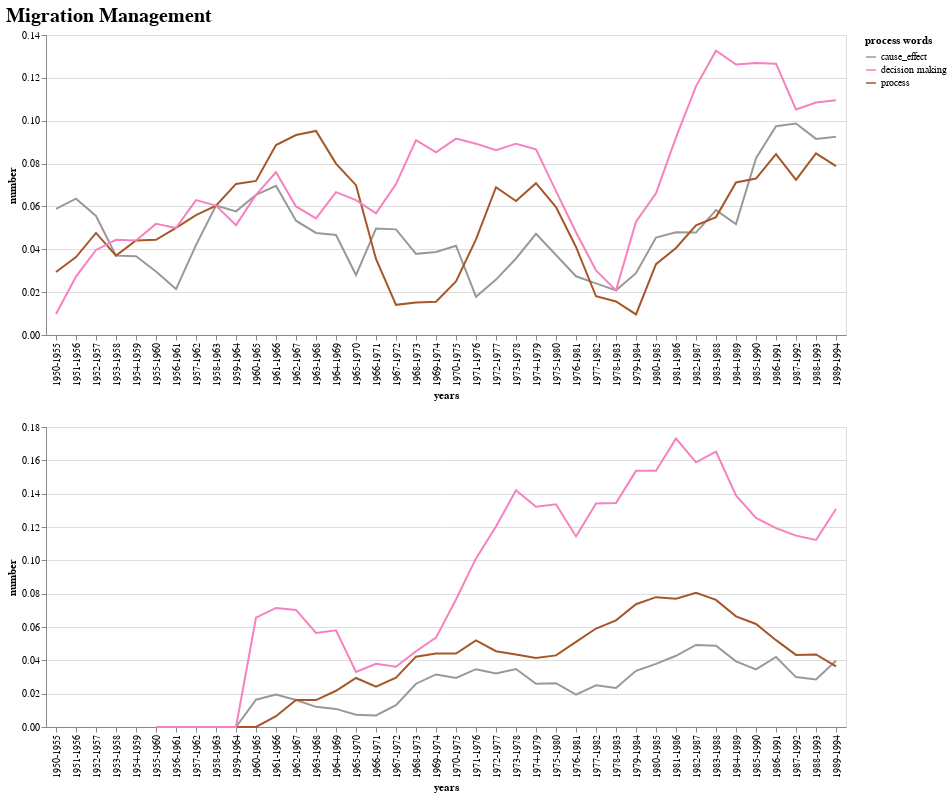

The code cell stored with this chart in its notebook:
### Markdown cell above
When we look at the (relative) frequency with which continents are mentioned in the article titles, this confirmes the general trend. In the 1950s the emphasis is mainly on Europe, from where most emigration took place, in the 1960s there was a relative emphasis on Oceania (mainly Australia). In the decades after that, it was mostly on other continents, even if Europe remained important. South America and Africa rarely were the focus in migration discussions.

### Code cell
c3 = ja.alt_topic_chart(topicwords=['cause_effect', 'process', 'decision making'],
                   topicdf=ja.df_remp_im, 
                   var_name='migration_type', value_name='number', id_vars='index', title='process words'
)

c4 = ja.alt_topic_chart(topicwords=['cause_effect', 'process', 'decision making'],
                   topicdf=ja.df_imr_research, 
                   var_name='migration_type', value_name='number', id_vars='index', title='process words')

alt.vconcat(c3, c4).properties(
    title='Migration Management'
).configure_title(
    fontSize=20,
    font='Verdana',
    align='center',
    color='black',
)

### Figure 1 — Vega-Lite specification as saved in the notebook (floating-point values rounded to 4 significant figures)
{"config": {"view": {"continuousWidth": 400, "continuousHeight": 300}, "title": {"align": "center", "color": "black", "font": "Verdana", "fontSize": 20}}, "vconcat": [{"data": {"name": "data-8652e8e9ca7977253a14ca2aedde067c"}, "mark": "line", "encoding": {"color": {"type": "ordinal", "field": "migration_type", "scale": {"reverse": true, "scheme": "set1"}, "title": "process words"}, "x": {"type": "nominal", "axis": {"tickCount": 10}, "field": "years"}, "y": {"type": "quantitative", "field": "number"}}}, {"data": {"name": "data-78c5dd4c60ab511fbbe4c27a842b68e2"}, "mark": "line", "encoding": {"color": {"type": "ordinal", "field": "migration_type", "scale": {"reverse": true, "scheme": "set1"}, "title": "process words"}, "x": {"type": "nominal", "axis": {"tickCount": 10}, "field": "years"}, "y": {"type": "quantitative", "field": "number"}}}], "title": "Migration Management", "$schema": "https://vega.github.io/schema/vega-lite/v4.8.1.json", "datasets": {"data-8652e8e9ca7977253a14ca2aedde067c": [{"years": "1950-1955", "migration_type": "cause_effect", "number": 0.05882}, {"years": "1951-1956", "migration_type": "cause_effect", "number": 0.06364}, {"years": "1952-1957", "migration_type": "cause_effect", "number": 0.05556}, {"years": "1953-1958", "migration_type": "cause_effect", "number": 0.03704}, {"years": "1954-1959", "migration_type": "cause_effect", "number": 0.03676}, {"years": "1955-1960", "migration_type": "cause_effect", "number": 0.02963}, {"years": "1956-1961", "migration_type": "cause_effect", "number": 0.02143}, {"years": "1957-1962", "migration_type": "cause_effect", "number": 0.04196}, {"years": "1958-1963", "migration_type": "cause_effect", "number": 0.0604}, {"years": "1959-1964", "migration_type": "cause_effect", "number": 0.05769}, {"years": "1960-1965", "migration_type": "cause_effect", "number": 0.06536}, {"years": "1961-1966", "migration_type": "cause_effect", "number": 0.06962}, {"years": "1962-1967", "migration_type": "cause_effect", "number": 0.05333}, {"years": "1963-1968", "migration_type": "cause_effect", "number": 0.04762}, {"years": "1964-1969", "migration_type": "cause_effect", "number": 0.04667}, {"years": "1965-1970", "migration_type": "cause_effect", "number": 0.02797}, {"years": "1966-1971", "migration_type": "cause_effect", "number": 0.04965}, {"years": "1967-1972", "migration_type": "cause_effect", "number": 0.0493}, {"years": "1968-1973", "migration_type": "cause_effect", "number": 0.03788}, {"years": "1969-1974", "migration_type": "cause_effect", "number": 0.03876}, {"years": "1970-1975", "migration_type": "cause_effect", "number": 0.04167}, {"years": "1971-1976", "migration_type": "cause_effect", "number": 0.01786}, {"years": "1972-1977", "migration_type": "cause_effect", "number": 0.02586}, {"years": "1973-1978", "migration_type": "cause_effect", "number": 0.03571}, {"years": "1974-1979", "migration_type": "cause_effect", "number": 0.04724}, {"years": "1975-1980", "migration_type": "cause_effect", "number": 0.03731}, {"years": "1976-1981", "migration_type": "cause_effect", "number": 0.0274}, {"years": "1977-1982", "migration_type": "cause_effect", "number": 0.0241}, {"years": "1978-1983", "migration_type": "cause_effect", "number": 0.02083}, {"years": "1979-1984", "migration_type": "cause_effect", "number": 0.02885}, {"years": "1980-1985", "migration_type": "cause_effect", "number": 0.04545}, {"years": "1981-1986", "migration_type": "cause_effect", "number": 0.04797}, {"years": "1982-1987", "migration_type": "cause_effect", "number": 0.04778}, {"years": "1983-1988", "migration_type": "cause_effect", "number": 0.05825}, {"years": "1984-1989", "migration_type": "cause_effect", "number": 0.05178}, {"years": "1985-1990", "migration_type": "cause_effect", "number": 0.08254}, {"years": "1986-1991", "migration_type": "cause_effect", "number": 0.0974}, {"years": "1987-1992", "migration_type": "cause_effect", "number": 0.09868}, {"years": "1988-1993", "migration_type": "cause_effect", "number": 0.09153}, {"years": "1989-1994", "migration_type": "cause_effect", "number": 0.09247}, {"years": "1950-1955", "migration_type": "process", "number": 0.02941}, {"years": "1951-1956", "migration_type": "process", "number": 0.03636}, {"years": "1952-1957", "migration_type": "process", "number": 0.04762}, {"years": "1953-1958", "migration_type": "process", "number": 0.03704}, {"years": "1954-1959", "migration_type": "process", "number": 0.04412}, {"years": "1955-1960", "migration_type": "process", "number": 0.04444}, {"years": "1956-1961", "migration_type": "process", "number": 0.05}, {"years": "1957-1962", "migration_type": "process", "number": 0.05594}, {"years": "1958-1963", "migration_type": "process", "number": 0.0604}, {"years": "1959-1964", "migration_type": "process", "number": 0.07051}, {"years": "1960-1965", "migration_type": "process", "number": 0.0719}, {"years": "1961-1966", "migration_type": "process", "number": 0.08861}, {"years": "1962-1967", "migration_type": "process", "number": 0.09333}, {"years": "1963-1968", "migration_type": "process", "number": 0.09524}, {"years": "1964-1969", "migration_type": "process", "number": 0.08}, {"years": "1965-1970", "migration_type": "process", "number": 0.06993}, {"years": "1966-1971", "migration_type": "process", "number": 0.03546}, {"years": "1967-1972", "migration_type": "process", "number": 0.01408}, {"years": "1968-1973", "migration_type": "process", "number": 0.01515}, {"years": "1969-1974", "migration_type": "process", "number": 0.0155}, {"years": "1970-1975", "migration_type": "process", "number": 0.025}, {"years": "1971-1976", "migration_type": "process", "number": 0.04464}, {"years": "1972-1977", "migration_type": "process", "number": 0.06897}, {"years": "1973-1978", "migration_type": "process", "number": 0.0625}, {"years": "1974-1979", "migration_type": "process", "number": 0.07087}, {"years": "1975-1980", "migration_type": "process", "number": 0.0597}, {"years": "1976-1981", "migration_type": "process", "number": 0.0411}, {"years": "1977-1982", "migration_type": "process", "number": 0.01807}, {"years": "1978-1983", "migration_type": "process", "number": 0.01562}, {"years": "1979-1984", "migration_type": "process", "number": 0.009615}, {"years": "1980-1985", "migration_type": "process", "number": 0.03306}, {"years": "1981-1986", "migration_type": "process", "number": 0.04059}, {"years": "1982-1987", "migration_type": "process", "number": 0.05119}, {"years": "1983-1988", "migration_type": "process", "number": 0.05502}, {"years": "1984-1989", "migration_type": "process", "number": 0.0712}, {"years": "1985-1990", "migration_type": "process", "number": 0.07302}, {"years": "1986-1991", "migration_type": "process", "number": 0.08442}, {"years": "1987-1992", "migration_type": "process", "number": 0.07237}, {"years": "1988-1993", "migration_type": "process", "number": 0.08475}, {"years": "1989-1994", "migration_type": "process", "number": 0.07877}, {"years": "1950-1955", "migration_type": "decision making", "number": 0.009804}, {"years": "1951-1956", "migration_type": "decision making", "number": 0.02727}, {"years": "1952-1957", "migration_type": "decision making", "number": 0.03968}, {"years": "1953-1958", "migration_type": "decision making", "number": 0.04444}, {"years": "1954-1959", "migration_type": "decision making", "number": 0.04412}, {"years": "1955-1960", "migration_type": "decision making", "number": 0.05185}, {"years": "1956-1961", "migration_type": "decision making", "number": 0.05}, {"years": "1957-1962", "migration_type": "decision making", "number": 0.06294}, {"years": "1958-1963", "migration_type": "decision making", "number": 0.0604}, {"years": "1959-1964", "migration_type": "decision making", "number": 0.05128}, {"years": "1960-1965", "migration_type": "decision making", "number": 0.06536}, {"years": "1961-1966", "migration_type": "decision making", "number": 0.07595}, {"years": "1962-1967", "migration_type": "decision making", "number": 0.06}, {"years": "1963-1968", "migration_type": "decision making", "number": 0.05442}, {"years": "1964-1969", "migration_type": "decision making", "number": 0.06667}, {"years": "1965-1970", "migration_type": "decision making", "number": 0.06294}, {"years": "1966-1971", "migration_type": "decision making", "number": 0.05674}, {"years": "1967-1972", "migration_type": "decision making", "number": 0.07042}, {"years": "1968-1973", "migration_type": "decision making", "number": 0.09091}, {"years": "1969-1974", "migration_type": "decision making", "number": 0.08527}, {"years": "1970-1975", "migration_type": "decision making", "number": 0.09167}, {"years": "1971-1976", "migration_type": "decision making", "number": 0.08929}, {"years": "1972-1977", "migration_type": "decision making", "number": 0.08621}, {"years": "1973-1978", "migration_type": "decision making", "number": 0.08929}, {"years": "1974-1979", "migration_type": "decision making", "number": 0.08661}, {"years": "1975-1980", "migration_type": "decision making", "number": 0.06716}, {"years": "1976-1981", "migration_type": "decision making", "number": 0.04795}, {"years": "1977-1982", "migration_type": "decision making", "number": 0.03012}, {"years": "1978-1983", "migration_type": "decision making", "number": 0.02083}, {"years": "1979-1984", "migration_type": "decision making", "number": 0.05288}, {"years": "1980-1985", "migration_type": "decision making", "number": 0.06612}, {"years": "1981-1986", "migration_type": "decision making", "number": 0.09225}, {"years": "1982-1987", "migration_type": "decision making", "number": 0.116}, {"years": "1983-1988", "migration_type": "decision making", "number": 0.1327}, {"years": "1984-1989", "migration_type": "decision making", "number": 0.1262}, {"years": "1985-1990", "migration_type": "decision making", "number": 0.127}, {"years": "1986-1991", "migration_type": "decision making", "number": 0.1266}, {"years": "1987-1992", "migration_type": "decision making", "number": 0.1053}, {"years": "1988-1993", "migration_type": "decision making", "number": 0.1085}, {"years": "1989-1994", "migration_type": "decision making", "number": 0.1096}], "data-78c5dd4c60ab511fbbe4c27a842b68e2": [{"years": "1950-1955", "migration_type": "cause_effect", "number": null}, {"years": "1951-1956", "migration_type": "cause_effect", "number": null}, {"years": "1952-1957", "migration_type": "cause_effect", "number": null}, {"years": "1953-1958", "migration_type": "cause_effect", "number": null}, {"years": "1954-1959", "migration_type": "cause_effect", "number": null}, {"years": "1955-1960", "migration_type": "cause_effect", "number": 0.0}, {"years": "1956-1961", "migration_type": "cause_effect", "number": 0.0}, {"years": "1957-1962", "migration_type": "cause_effect", "number": 0.0}, {"years": "1958-1963", "migration_type": "cause_effect", "number": 0.0}, {"years": "1959-1964", "migration_type": "cause_effect", "number": 0.0}, {"years": "1960-1965", "migration_type": "cause_effect", "number": 0.01639}, {"years": "1961-1966", "migration_type": "cause_effect", "number": 0.01948}, {"years": "1962-1967", "migration_type": "cause_effect", "number": 0.01622}, {"years": "1963-1968", "migration_type": "cause_effect", "number": 0.0121}, {"years": "1964-1969", "migration_type": "cause_effect", "number": 0.01087}, {"years": "1965-1970", "migration_type": "cause_effect", "number": 0.007353}, {"years": "1966-1971", "migration_type": "cause_effect", "number": 0.006897}, {"years": "1967-1972", "migration_type": "cause_effect", "number": 0.01316}, {"years": "1968-1973", "migration_type": "cause_effect", "number": 0.02597}, {"years": "1969-1974", "migration_type": "cause_effect", "number": 0.03155}, {"years": "1970-1975", "migration_type": "cause_effect", "number": 0.02941}, {"years": "1971-1976", "migration_type": "cause_effect", "number": 0.03468}, {"years": "1972-1977", "migration_type": "cause_effect", "number": 0.03209}, {"years": "1973-1978", "migration_type": "cause_effect", "number": 0.03478}, {"years": "1974-1979", "migration_type": "cause_effect", "number": 0.02591}, {"years": "1975-1980", "migration_type": "cause_effect", "number": 0.02625}, {"years": "1976-1981", "migration_type": "cause_effect", "number": 0.01946}, {"years": "1977-1982", "migration_type": "cause_effect", "number": 0.025}, {"years": "1978-1983", "migration_type": "cause_effect", "number": 0.02345}, {"years": "1979-1984", "migration_type": "cause_effect", "number": 0.03368}, {"years": "1980-1985", "migration_type": "cause_effect", "number": 0.03789}, {"years": "1981-1986", "migration_type": "cause_effect", "number": 0.04274}, {"years": "1982-1987", "migration_type": "cause_effect", "number": 0.04922}, {"years": "1983-1988", "migration_type": "cause_effect", "number": 0.04873}, {"years": "1984-1989", "migration_type": "cause_effect", "number": 0.03942}, {"years": "1985-1990", "migration_type": "cause_effect", "number": 0.03455}, {"years": "1986-1991", "migration_type": "cause_effect", "number": 0.04202}, {"years": "1987-1992", "migration_type": "cause_effect", "number": 0.02995}, {"years": "1988-1993", "migration_type": "cause_effect", "number": 0.02848}, {"years": "1989-1994", "migration_type": "cause_effect", "number": 0.03974}, {"years": "1950-1955", "migration_type": "process", "number": null}, {"years": "1951-1956", "migration_type": "process", "number": null}, {"years": "1952-1957", "migration_type": "process", "number": null}, {"years": "1953-1958", "migration_type": "process", "number": null}, {"years": "1954-1959", "migration_type": "process", "number": null}, {"years": "1955-1960", "migration_type": "process", "number": 0.0}, {"years": "1956-1961", "migration_type": "process", "number": 0.0}, {"years": "1957-1962", "migration_type": "process", "number": 0.0}, {"years": "1958-1963", "migration_type": "process", "number": 0.0}, {"years": "1959-1964", "migration_type": "process", "number": 0.0}, {"years": "1960-1965", "migration_type": "process", "number": 0.0}, {"years": "1961-1966", "migration_type": "process", "number": 0.006494}, {"years": "1962-1967", "migration_type": "process", "number": 0.01622}, {"years": "1963-1968", "migration_type": "process", "number": 0.01613}, {"years": "1964-1969", "migration_type": "process", "number": 0.02174}, {"years": "1965-1970", "migration_type": "process", "number": 0.02941}, {"years": "1966-1971", "migration_type": "process", "number": 0.02414}, {"years": "1967-1972", "migration_type": "process", "number": 0.02961}, {"years": "1968-1973", "migration_type": "process", "number": 0.04221}, {"years": "1969-1974", "migration_type": "process", "number": 0.04416}, {"years": "1970-1975", "migration_type": "process", "number": 0.04412}, {"years": "1971-1976", "migration_type": "process", "number": 0.05202}, {"years": "1972-1977", "migration_type": "process", "number": 0.04545}, {"years": "1973-1978", "migration_type": "process", "number": 0.04348}, {"years": "1974-1979", "migration_type": "process", "number": 0.04145}, {"years": "1975-1980", "migration_type": "process", "number": 0.04296}, {"years": "1976-1981", "migration_type": "process", "number": 0.05109}, {"years": "1977-1982", "migration_type": "process", "number": 0.05909}, {"years": "1978-1983", "migration_type": "process", "number": 0.06397}, {"years": "1979-1984", "migration_type": "process", "number": 0.07368}, {"years": "1980-1985", "migration_type": "process", "number": 0.07789}, {"years": "1981-1986", "migration_type": "process", "number": 0.07692}, {"years": "1982-1987", "migration_type": "process", "number": 0.08054}, {"years": "1983-1988", "migration_type": "process", "number": 0.07627}, {"years": "1984-1989", "migration_type": "process", "number": 0.06639}, {"years": "1985-1990", "migration_type": "process", "number": 0.06182}, {"years": "1986-1991", "migration_type": "process", "number": 0.0521}, {"years": "1987-1992", "migration_type": "process", "number": 0.04326}, {"years": "1988-1993", "migration_type": "process", "number": 0.04355}, {"years": "1989-1994", "migration_type": "process", "number": 0.03642}, {"years": "1950-1955", "migration_type": "decision making", "number": null}, {"years": "1951-1956", "migration_type": "decision making", "number": null}, {"years": "1952-1957", "migration_type": "decision making", "number": null}, {"years": "1953-1958", "migration_type": "decision making", "number": null}, {"years": "1954-1959", "migration_type": "decision making", "number": null}, {"years": "1955-1960", "migration_type": "decision making", "number": 0.0}, {"years": "1956-1961", "migration_type": "decision making", "number": 0.0}, {"years": "1957-1962", "migration_type": "decision making", "number": 0.0}, {"years": "1958-1963", "migration_type": "decision making", "number": 0.0}, {"years": "1959-1964", "migration_type": "decision making", "number": 0.0}, {"years": "1960-1965", "migration_type": "decision making", "number": 0.06557}, {"years": "1961-1966", "migration_type": "decision making", "number": 0.07143}, {"years": "1962-1967", "migration_type": "decision making", "number": 0.07027}, {"years": "1963-1968", "migration_type": "decision making", "number": 0.05645}, {"years": "1964-1969", "migration_type": "decision making", "number": 0.05797}, {"years": "1965-1970", "migration_type": "decision making", "number": 0.03309}, {"years": "1966-1971", "migration_type": "decision making", "number": 0.03793}, {"years": "1967-1972", "migration_type": "decision making", "number": 0.03618}, {"years": "1968-1973", "migration_type": "decision making", "number": 0.04545}, {"years": "1969-1974", "migration_type": "decision making", "number": 0.05363}, {"years": "1970-1975", "migration_type": "decision making", "number": 0.07647}, {"years": "1971-1976", "migration_type": "decision making", "number": 0.1012}, {"years": "1972-1977", "migration_type": "decision making", "number": 0.1203}, {"years": "1973-1978", "migration_type": "decision making", "number": 0.142}, {"years": "1974-1979", "migration_type": "decision making", "number": 0.1321}, {"years": "1975-1980", "migration_type": "decision making", "number": 0.1337}, {"years": "1976-1981", "migration_type": "decision making", "number": 0.1144}, {"years": "1977-1982", "migration_type": "decision making", "number": 0.1341}, {"years": "1978-1983", "migration_type": "decision making", "number": 0.1343}, {"years": "1979-1984", "migration_type": "decision making", "number": 0.1537}, {"years": "1980-1985", "migration_type": "decision making", "number": 0.1537}, {"years": "1981-1986", "migration_type": "decision making", "number": 0.1731}, {"years": "1982-1987", "migration_type": "decision making", "number": 0.1588}, {"years": "1983-1988", "migration_type": "decision making", "number": 0.1653}, {"years": "1984-1989", "migration_type": "decision making", "number": 0.139}, {"years": "1985-1990", "migration_type": "decision making", "number": 0.1255}, {"years": "1986-1991", "migration_type": "decision making", "number": 0.1193}, {"years": "1987-1992", "migration_type": "decision making", "number": 0.1148}, {"years": "1988-1993", "migration_type": "decision making", "number": 0.1122}, {"years": "1989-1994", "migration_type": "decision making", "number": 0.1308}]}}
